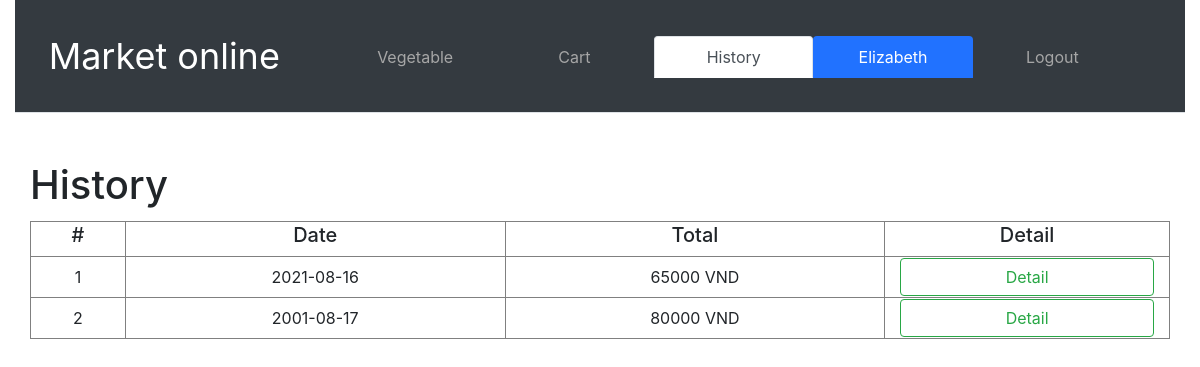
Page /cart/history.php (signed in) on the committed database.
### tables this page shows
CREATE TABLE `order` (
  `OrderID` int(10) UNSIGNED NOT NULL,
  `CustomerID` int(10) NOT NULL,
  `Date` date NOT NULL,
  `Total` float NOT NULL,
  `Note` text NOT NULL
);

### session.php (called while the page is built, shortened)
<?php
    Class Session{
        public static function get($key){
            if (isset($_SESSION[$key])) {
                return $_SESSION[$key];
            }
            else {
                return false;
            }
        }
    }
?>

### connection.php (called while the page is built, shortened)
<?php
	Class Connection{
		public $link;
		private function dbConnect(){
			$this->link = new mysqli("localhost", "root", "", "market");
			return $this->link;
		}
		public function select($query){
			$select = $this->link->query($query) or die($this->link->error.__LINE__);
			if($select->num_rows > 0)
				return $select;
			else
				return false;
		}
	}
?>

### class/order.php (called while the page is built, shortened)
<?php
	Class Order{
		private $db;
		public function __construct(){
			$this->db = new Connection();
		}
		public function getAllOrder($cusID){
			$query = "SELECT * FROM `order` WHERE CustomerID='$cusID'";
			$result = $this->db->select($query);
			if($result != false)
				return $result;
			else
				return false;
		}
	}
?>

### cart/history.php (the view, shortened to what this page needs)
<?php
	include "../connection.php";
	include "../class/order.php";
	include "../session.php";
	$or = new Order();
?>
<!DOCTYPE html>
<html lang="en"D>
<head>
	<link rel="stylesheet" type="text/css" href="../css/bootstrap.css">
</head>
<body>
	<div class="container-fluid">
		<div>
			<nav class="nav nav-tabs navbar-dark bg-dark navbar-expand-md">
				<div class="row container-fluid p-4">
					<a id="logo" class="navbar-brand col-9 col-sm-9 col-md-3 col-lg-4 col-xl-3" href="../index.php">Market online<a>
					<div id="menu" class="collapse navbar-collapse col-lg-7 col-xl-9">
						 <ul class="nav nav-justified ml-auto col-3 col-sm-3 col-md-9 col-lg-12 col-xl-12">
							<li class="nav-item"><a class="nav-link menu-item item-name" href="../vegetable/">Vegetable</a></li>
							<li class="nav-item"><a class="nav-link menu-item item-name" href="index.php">Cart</a></li>
							<?php
								if(isset($_SESSION['login']) && $_SESSION['login'] == true){
									$userName = Session::get('userName');
									if($userName != false){
										echo 	"<li class='nav-item'><a class='nav-link menu-item item-name active' href='#'>History</a></li>";
										echo 	"<li class='nav-item'><a class='user-name nav-link menu-item ite' href='#'>$userName</a></li>";
										echo 	"<li class='nav-item'><a class='nav-link menu-item item-name' href='../customer/logout.php?action=logout'>Logout</a></li>";
									}
								}
								else{
									echo 	"<li class='nav-item'><a class='nav-link menu-item item-name active' href='history.php' >History</a></li>";
									echo 	"<li class='nav-item'><a class='nav-link menu-item item-name' href='../customer/login.php'>Login</a></li>";
								}
							?>
						</ul>
					</div>
				</div>
			</nav>
		</div>
		<div class="pt-5 container">
			<div class="row mb-1">
				<h1>History</h1>
			</div>
			<div class="row">
				<table class="col-lg-12 col-cl-12" border='1'>
					<tr id="title" class="">
						<td class="col-lg-1 col-xl-1"><h5>#</h5></td>
						<td class="col-lg-4 col-xl-4"><h5>Date</h5></td>
						<td class="col-lg-4 col-xl-4"><h5>Total</h5></td>
						<td class="col-lg-3 col-xl-3"><h5>Detail</h5></td>
					</tr>
					<?php
						$order = $or->getAllOrder($_SESSION['userID']);
						$stt = 0;
						while($values = mysqli_fetch_array($order)){
							$date = $values['Date'];
							$total = $values['Total'];
							$orderID = $values['OrderID'];
							$stt++;
							echo 	"<tr>";
							echo 		"<td class='col-lg-1 col-xl-1'>$stt</td>";
							echo 		"<td class='col-lg-4 col-xl-4'>$date</td>";
							echo 		"<td class='col-lg-4 col-xl-4'>$total VND</td>";
							echo 		"<td class='col-lg-3 col-xl-3'><a href='detail.php?ID=$orderID&total=$total' class='buy-button btn btn-outline-success btn-block '>Detail</a></td>";
							echo 	"</tr>";
						}
					?>
				</table>
			</div>
		</div>
	</div>
</body>
</html>

### cart/history.php (style rules this page uses)
#logo, #menu { float: left; }
.menu-item { color: rgb(108 117 125); }
.navbar-brand { color: white; font-size: 36px; text-align: center; }
.user-name { background-color: #2172ff; color: white; }
.item-name { color: #a6a6a6; }
table { text-align: center; }

### rows in the picture
order: Date "2021-08-16", Total "65000"
order: Date "2001-08-17", Total "80000"

### other values in the picture
$userName "Elizabeth"
